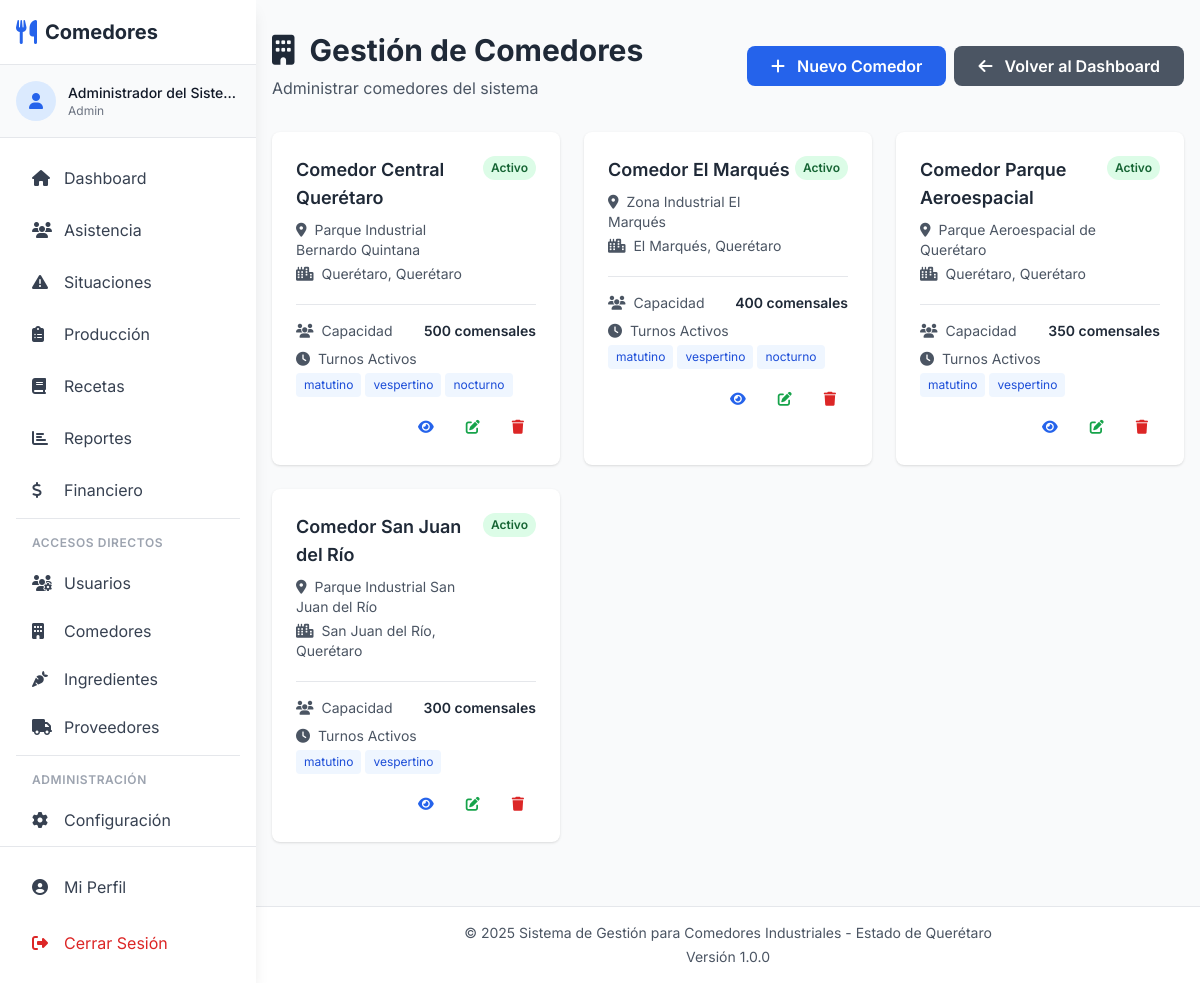
/settings/comedores (signed in), run on the app's committed database.
### tables this page shows
CREATE TABLE IF NOT EXISTS comedores (
    id INT AUTO_INCREMENT PRIMARY KEY,
    nombre VARCHAR(100) NOT NULL,
    ubicacion VARCHAR(200) NOT NULL,
    ciudad VARCHAR(100) DEFAULT 'Querétaro',
    estado VARCHAR(50) DEFAULT 'Querétaro',
    capacidad_total INT NOT NULL,
    turnos_activos VARCHAR(100) DEFAULT 'matutino,vespertino,nocturno',
    activo TINYINT(1) DEFAULT 1,
    fecha_creacion TIMESTAMP DEFAULT CURRENT_TIMESTAMP,
    INDEX idx_ciudad (ciudad)
);

### config/Database.php (called while the page is built, shortened)
<?php
class Database {
    private static $instance = null;
    private $connection;
    private function __construct() {
        try {
            $dsn = "mysql:host=" . DB_HOST . ";dbname=" . DB_NAME . ";charset=" . DB_CHARSET;
            $this->connection = new PDO($dsn, DB_USER, DB_PASS);
            $this->connection->setAttribute(PDO::ATTR_ERRMODE, PDO::ERRMODE_EXCEPTION);
            $this->connection->setAttribute(PDO::ATTR_DEFAULT_FETCH_MODE, PDO::FETCH_ASSOC);
        } catch(PDOException $e) {
            die("Database Connection Error: " . $e->getMessage());
        }
    }
    public static function getInstance() {
        if (self::$instance === null) {
            self::$instance = new self();
        }
        return self::$instance;
    }
    public function getConnection() {
        return $this->connection;
    }
}

### app/controllers/SettingsController.php (called while the page is built, shortened)
<?php
class SettingsController extends Controller {
    public function comedores() {
        $stmt = $this->db->query("SELECT * FROM comedores ORDER BY nombre");
        $comedores = $stmt->fetchAll();
        $data = [
            'title' => 'Gestión de Comedores',
            'comedores' => $comedores,
            'success' => $_SESSION['success'] ?? null,
            'error' => $_SESSION['error'] ?? null
        ];
        $this->view('settings/comedores', $data);
    }
}

### public/index.php (called while the page is built, shortened)
<?php
require_once APP_PATH . '/Router.php';
require_once APP_PATH . '/Controller.php';
$router = new Router();
$router->get('/', 'AuthController', 'index');
$router->get('/login', 'AuthController', 'login');
$router->post('/login', 'AuthController', 'doLogin');
$router->get('/logout', 'AuthController', 'logout');
$router->get('/forgot-password', 'AuthController', 'forgotPassword');
$router->post('/forgot-password', 'AuthController', 'sendPasswordReset');
$router->get('/reset-password', 'AuthController', 'resetPassword');
$router->post('/reset-password', 'AuthController', 'doResetPassword');
$router->get('/dashboard', 'DashboardController', 'index');
$router->get('/dashboard/stats', 'DashboardController', 'stats');
$router->get('/attendance', 'AttendanceController', 'index');
$router->get('/attendance/history', 'AttendanceController', 'history');
$router->get('/attendance/record', 'AttendanceController', 'recordForm');
$router->post('/attendance/record', 'AttendanceController', 'saveRecord');
$router->get('/attendance/projections', 'AttendanceController', 'projections');
$router->post('/attendance/calculate-projection', 'AttendanceController', 'calculateProjection');
$router->get('/situations', 'SituationsController', 'index');
$router->get('/situations/create', 'SituationsController', 'create');
$router->post('/situations/create', 'SituationsController', 'store');
$router->get('/situations/edit/:id', 'SituationsController', 'edit');
$router->post('/situations/update/:id', 'SituationsController', 'update');
$router->post('/situations/delete/:id', 'SituationsController', 'delete');
$router->get('/production', 'ProductionController', 'index');
$router->get('/production/create', 'ProductionController', 'create');
$router->post('/production/create', 'ProductionController', 'store');
$router->get('/production/view/:id', 'ProductionController', 'viewOrder');
$router->get('/production/edit/:id', 'ProductionController', 'edit');
$router->post('/production/update/:id', 'ProductionController', 'update');
$router->post('/production/calculate-ingredients', 'ProductionController', 'calculateIngredients');
$router->get('/production/print/:id', 'ProductionController', 'print');
$router->get('/recipes', 'RecipesController', 'index');
$router->get('/recipes/create', 'RecipesController', 'create');
$router->post('/recipes/create', 'RecipesController', 'store');
$router->get('/recipes/view/:id', 'RecipesController', 'viewRecipe');
$router->get('/recipes/edit/:id', 'RecipesController', 'edit');
$router->post('/recipes/update/:id', 'RecipesController', 'update');
$router->get('/reports', 'ReportsController', 'index');
$router->get('/reports/attendance', 'ReportsController', 'attendance');
$router->get('/reports/deviation', 'ReportsController', 'deviation');
$router->get('/reports/production', 'ReportsController', 'production');
$router->get('/reports/costs', 'ReportsController', 'costs');
$router->get('/reports/export-data', 'ReportsController', 'exportData');
$router->post('/reports/generate', 'ReportsController', 'generate');
$router->get('/reports/export/:type', 'ReportsController', 'export');
$router->get('/settings', 'SettingsController', 'index');
$router->post('/settings/update', 'SettingsController', 'update');
$router->get('/settings/users', 'SettingsController', 'users');
$router->post('/settings/users/create', 'SettingsController', 'createUser');
$router->get('/settings/users/get/:id', 'SettingsController', 'getUser');
$router->post('/settings/users/update', 'SettingsController', 'updateUser');
$router->post('/settings/users/delete', 'SettingsController', 'deleteUser');
$router->get('/settings/comedores', 'SettingsController', 'comedores');
$router->post('/settings/comedores/create', 'SettingsController', 'createComedor');
$router->get('/settings/comedores/get/:id', 'SettingsController', 'getComedor');
$router->post('/settings/comedores/update', 'SettingsController', 'updateComedor');
$router->post('/settings/comedores/delete', 'SettingsController', 'deleteComedor');
$router->get('/settings/ingredients', 'SettingsController', 'ingredients');
$router->post('/settings/ingredients/create', 'SettingsController', 'createIngredient');
$router->post('/settings/ingredients/update', 'SettingsController', 'updateIngredient');
$router->get('/settings/ingredients/get/:id', 'SettingsController', 'getIngredient');
$router->post('/settings/ingredients/toggle', 'SettingsController', 'toggleIngredient');
$router->post('/settings/ingredients/delete', 'SettingsController', 'deleteIngredient');
$router->get('/profile', 'ProfileController', 'index');
$router->get('/profile/change-password', 'ProfileController', 'changePassword');
$router->post('/profile/update-password', 'ProfileController', 'updatePassword');
$router->get('/financial', 'FinancialController', 'index');
$router->get('/financial/transactions', 'FinancialController', 'transactions');
$router->get('/financial/recent-movements', 'FinancialController', 'recentMovements');
$router->get('/financial/budgets', 'FinancialController', 'budgets');
$router->get('/financial/reports', 'FinancialController', 'reports');
$router->get('/financial/categories', 'FinancialController', 'categories');
$router->get('/financial/monthly-report', 'FinancialController', 'monthlyReport');
$router->get('/financial/account-statement', 'FinancialController', 'accountStatement');
$router->get('/financial/category-analysis', 'FinancialController', 'categoryAnalysis');
$router->post('/financial/transactions/create', 'FinancialController', 'createTransaction');
$router->post('/financial/budgets/create', 'FinancialController', 'createBudget');
$router->post('/financial/categories/create', 'FinancialController', 'createCategory');
$router->get('/financial/categories/get/:id', 'FinancialController', 'getCategory');
$router->post('/financial/categories/update', 'FinancialController', 'updateCategory');
$router->post('/financial/categories/toggle', 'FinancialController', 'toggleCategory');
$router->get('/suppliers', 'SuppliersController', 'index');
$router->post('/suppliers/create', 'SuppliersController', 'create');
$router->get('/suppliers/get/:id', 'SuppliersController', 'get');
$router->post('/suppliers/update', 'SuppliersController', 'update');
$router->post('/suppliers/toggle', 'SuppliersController', 'toggle');
$router->post('/suppliers/delete', 'SuppliersController', 'delete');
$router->post('/api/attendance/sync', 'ApiController', 'syncAttendance');
$router->post('/api/projections/get', 'ApiController', 'getProjections');
$router->post('/api/production/export', 'ApiController', 'exportProduction');
$router->get('/api/employees/sync', 'ApiController', 'syncEmployees');
$router->dispatch();

### app/views/settings/comedores.php (the view, shortened to what this page needs)
<?php require_once APP_PATH . '/views/layouts/header.php'; ?>
<?php require_once APP_PATH . '/views/layouts/nav.php'; ?>
<div class="container mx-auto px-4 py-8">
    <div class="mb-8 flex justify-between items-center">
        <div>
            <h1 class="text-3xl font-bold text-gray-800 mb-2">
                <i class="fas fa-building mr-2"></i> Gestión de Comedores
            </h1>
            <p class="text-gray-600">Administrar comedores del sistema</p>
        </div>
        <div class="flex gap-2">
            <button onclick="openCreateModal()" class="bg-blue-600 hover:bg-blue-700 text-white font-semibold py-2 px-6 rounded-lg">
                <i class="fas fa-plus mr-2"></i> Nuevo Comedor
            </button>
            <a href="<?php echo Router::url('/dashboard'); ?>" class="bg-gray-600 hover:bg-gray-700 text-white font-semibold py-2 px-6 rounded-lg">
                <i class="fas fa-arrow-left mr-2"></i> Volver al Dashboard
            </a>
        </div>
    </div>
    <div class="grid grid-cols-1 md:grid-cols-2 lg:grid-cols-3 gap-6">
        <?php if (!empty($comedores)): ?>
            <?php foreach ($comedores as $comedor): ?>
            <div class="bg-white rounded-lg shadow hover:shadow-lg transition p-6">
                <div class="flex items-start justify-between mb-4">
                    <div class="flex-1">
                        <h3 class="text-lg font-semibold text-gray-800 mb-2">
                            <?php echo htmlspecialchars($comedor['nombre'] ?? ''); ?>
                        </h3>
                        <p class="text-sm text-gray-600 mb-1">
                            <i class="fas fa-map-marker-alt mr-1"></i>
                            <?php echo htmlspecialchars($comedor['ubicacion'] ?? ''); ?>
                        </p>
                        <p class="text-sm text-gray-600 mb-1">
                            <i class="fas fa-city mr-1"></i>
                            <?php echo htmlspecialchars($comedor['ciudad'] ?? ''); ?>, <?php echo htmlspecialchars($comedor['estado'] ?? ''); ?>
                        </p>
                    </div>
                    <?php if ($comedor['activo']): ?>
                        <span class="px-2 py-1 text-xs font-semibold rounded-full bg-green-100 text-green-800">
                            Activo
                        </span>
                    <?php else: ?>
                        <span class="px-2 py-1 text-xs font-semibold rounded-full bg-red-100 text-red-800">
                            Inactivo
                        </span>
                    <?php endif; ?>
                </div>
                <div class="border-t pt-4 mt-4">
                    <div class="flex items-center justify-between mb-2">
                        <span class="text-sm text-gray-600">
                            <i class="fas fa-users mr-1"></i> Capacidad
                        </span>
                        <span class="text-sm font-semibold text-gray-800">
                            <?php echo number_format($comedor['capacidad_total'] ?? 0); ?> comensales
                        </span>
                    </div>
                    <div class="mb-3">
                        <span class="text-sm text-gray-600 block mb-1">
                            <i class="fas fa-clock mr-1"></i> Turnos Activos
                        </span>
                        <div class="flex flex-wrap gap-1">
                            <?php
                            $turnos = explode(',', $comedor['turnos_activos'] ?? '');
                            foreach ($turnos as $turno):
                            ?>
                            <span class="px-2 py-1 text-xs rounded bg-blue-50 text-blue-700">
                                <?php echo htmlspecialchars(trim($turno)); ?>
                            </span>
                            <?php endforeach; ?>
                        </div>
                    </div>
                </div>
                <div class="flex justify-end space-x-2 mt-4">
                    <button onclick="viewComedor(<?php echo $comedor['id']; ?>)" class="text-blue-600 hover:text-blue-900 px-3 py-1 text-sm" title="Ver">
                        <i class="fas fa-eye"></i>
                    </button>
                    <button onclick="editComedor(<?php echo $comedor['id']; ?>)" class="text-green-600 hover:text-green-900 px-3 py-1 text-sm" title="Editar">
                        <i class="fas fa-edit"></i>
                    </button>
                    <button onclick="deleteComedor(<?php echo $comedor['id']; ?>, '<?php echo htmlspecialchars($comedor['nombre']); ?>')" class="text-red-600 hover:text-red-900 px-3 py-1 text-sm" title="Eliminar">
                        <i class="fas fa-trash"></i>
                    </button>
                </div>
            </div>
            <?php endforeach; ?>
        <?php endif; ?>
    </div>
</div>
<?php require_once APP_PATH . '/views/layouts/footer.php'; ?>

### app/Router.php (shortened to what this page needs)
<?php
class Router {
    private $routes = [];
    public function add($method, $path, $controller, $action) {
        $this->routes[] = [
            'method' => strtoupper($method),
            'path' => $path,
            'controller' => $controller,
            'action' => $action
        ];
    }
    public function dispatch() {
        $requestMethod = $_SERVER['REQUEST_METHOD'];
        $requestUri = $_SERVER['REQUEST_URI'];
        $requestUri = strtok($requestUri, '?');
        $scriptName = $_SERVER['SCRIPT_NAME'];
        $basePath = str_replace('/index.php', '', $scriptName);
        $requestPath = str_replace($basePath, '', $requestUri);
        foreach ($this->routes as $route) {
            if ($route['method'] === $requestMethod) {
                $pattern = $this->convertToRegex($route['path']);
                if (preg_match($pattern, $requestPath, $matches)) {
                    array_shift($matches);
                    $controllerName = $route['controller'];
                    $controllerFile = APP_PATH . '/controllers/' . $controllerName . '.php';
                    if (file_exists($controllerFile)) {
                        $controller = new $controllerName();
                        $action = $route['action'];
                        if (method_exists($controller, $action)) {
                            call_user_func_array([$controller, $action], $matches);
                            return;
                        } else {
                            $this->error404("Method $action not found in $controllerName");
                            return;
                        }
                    } else {
                        $this->error404("Controller file not found: $controllerFile");
                        return;
                    }
                }
            }
        }
    }
    private function convertToRegex($path) {
        $pattern = preg_replace('/\/:([^\/]+)/', '/([^/]+)', $path);
        return '#^' . $pattern . '$#';
    }
    public static function url($path = '') {
        return BASE_URL . $path;
    }
}

### app/views/layouts/header.php (style rules this page uses)
body { font-family: 'Inter', sans-serif; }

### data on the page
comedores: nombre "Comedor Central Querétaro", ubicacion "Parque Industrial Bernardo Quintana", ciudad "Querétaro", estado "Querétaro", activo "Activo", capacidad_total "500", turnos_activos "matutino", turnos_activos "vespertino", turnos_activos "nocturno"
comedores: nombre "Comedor El Marqués", ubicacion "Zona Industrial El Marqués", ciudad "El Marqués", estado "Querétaro", activo "Activo", capacidad_total "400", turnos_activos "matutino", turnos_activos "vespertino", turnos_activos "nocturno"
comedores: nombre "Comedor Parque Aeroespacial", ubicacion "Parque Aeroespacial de Querétaro", ciudad "Querétaro", estado "Querétaro", activo "Activo", capacidad_total "350", turnos_activos "matutino", turnos_activos "vespertino"
comedores: nombre "Comedor San Juan del Río", ubicacion "Parque Industrial San Juan del Río", ciudad "San Juan del Río", estado "Querétaro", activo "Activo", capacidad_total "300", turnos_activos "matutino", turnos_activos "vespertino"
